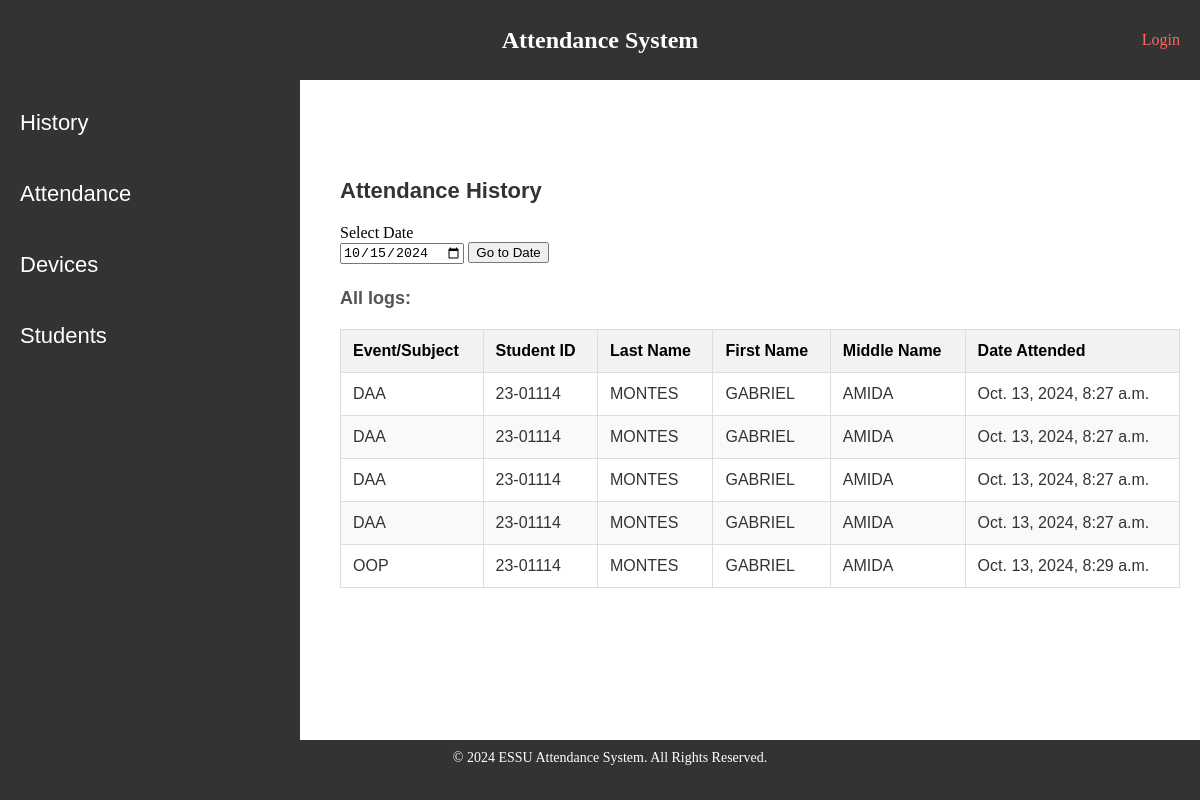
/dashboard/, run on the app's committed database.
### attendance_app/models.py (models this page shows, shortened)
class Attendance(models.Model):
    day = models.ForeignKey(Day, on_delete=models.CASCADE)
    event = models.ForeignKey(Event, on_delete=models.CASCADE)
    student = models.ForeignKey(Student, on_delete=models.CASCADE)
    date_attended = models.DateTimeField(auto_now_add=True)

class Event(models.Model):
    device = models.ForeignKey(Device, on_delete=models.CASCADE)
    name = models.CharField(max_length=200, unique=True)
    instructor = models.CharField(max_length=200)

### student_app/models.py (models this page shows, shortened)
class Student(models.Model):
    card_uid = models.CharField(max_length=100)
    last_name = models.CharField(max_length=100)
    middle_name = models.CharField(max_length=100)
    first_name = models.CharField(max_length=100)
    student_id = models.CharField(max_length=8)

### attendance_app/views.py (the view)
# urls.py: path("dashboard/",views.dashboard, name='dashboard'),
def dashboard(request):
    attendances = Attendance.objects.all()
    context = {
        "records": attendances
    }
    return render(request, 'attendance_app/dashboard.html', context)

### attendance_app/templates/attendance_app/dashboard.html (shortened to what this page needs)
{% extends "attendance_app/control_panel.html" %}
{% block content %}
    <h2 class="attendance_dashboard_h2">Attendance History</h2>
    <form method="post" action="{% url 'attendance_app:date_attendance' %}">
        <label class="form_label1">Select Date</label>
        <br>
        <input class="form_input1" type="date" id="date" name="date">
        <button class="form_button1" type="submit">Go to Date</button>
    </form>
    <h4 class="all_logs_h4">All logs:</h4>
    <table class="table1">
        <thead>
            <tr>
                <th>Event/Subject</th>
                <th>Student ID</th>
                <th>Last Name</th>
                <th>First Name</th>
                <th>Middle Name</th>
                <th>Date Attended</th>
            </tr>
        </thead>
        <tbody>
            {% for record in records %}
                <tr>
                    <td>{{ record.event.name }}</td>
                    <td>{{ record.student.student_id }}</td>
                    <td>{{ record.student.last_name }}</td>
                    <td>{{ record.student.first_name }}</td>
                    <td>{{ record.student.middle_name }}</td>
                    <td>{{ record.date_attended }}</td>
                </tr>
            {% empty %}
                <tr>
                    <td colspan="6">No attendance records available.</td>
                </tr>
            {% endfor %}
        </tbody>
    </table>
{% endblock content %}

### attendance_app/static/attendance_app/css/style.css (style rules this page uses)
.attendance_dashboard_h2 { font-family: Arial, sans-serif; color: #333; font-size:22px; margin-bottom: 20px; }
.all_logs_h4 { margin-bottom: 10px; font-family: Arial, sans-serif; color: #555; font-size:18px; }
.table1 { width: 100%; border-collapse: collapse; margin: 20px 0; font-family: Arial, sans-serif; font-size: 16px; text-align: left; }
.table1 th, .table1 td { border: 1px solid #ddd; padding: 12px; }
.table1 th { background-color: #f2f2f2; font-weight: bold; }
.table1 tr:nth-child(even) { background-color: #f9f9f9; }
.table1 td { color: #333; }
html, body { height: 100%; margin: 0; }

### data on the page
Attendance: event.name "DAA", student.student_id "23-01114", student.last_name "MONTES", student.first_name "GABRIEL", student.middle_name "AMIDA", date_attended "Oct. 13, 2024, 8:27 a.m."
Attendance: event.name "DAA", student.student_id "23-01114", student.last_name "MONTES", student.first_name "GABRIEL", student.middle_name "AMIDA", date_attended "Oct. 13, 2024, 8:27 a.m."
Attendance: event.name "DAA", student.student_id "23-01114", student.last_name "MONTES", student.first_name "GABRIEL", student.middle_name "AMIDA", date_attended "Oct. 13, 2024, 8:27 a.m."
Attendance: event.name "DAA", student.student_id "23-01114", student.last_name "MONTES", student.first_name "GABRIEL", student.middle_name "AMIDA", date_attended "Oct. 13, 2024, 8:27 a.m."
Attendance: event.name "OOP", student.student_id "23-01114", student.last_name "MONTES", student.first_name "GABRIEL", student.middle_name "AMIDA", date_attended "Oct. 13, 2024, 8:29 a.m."
